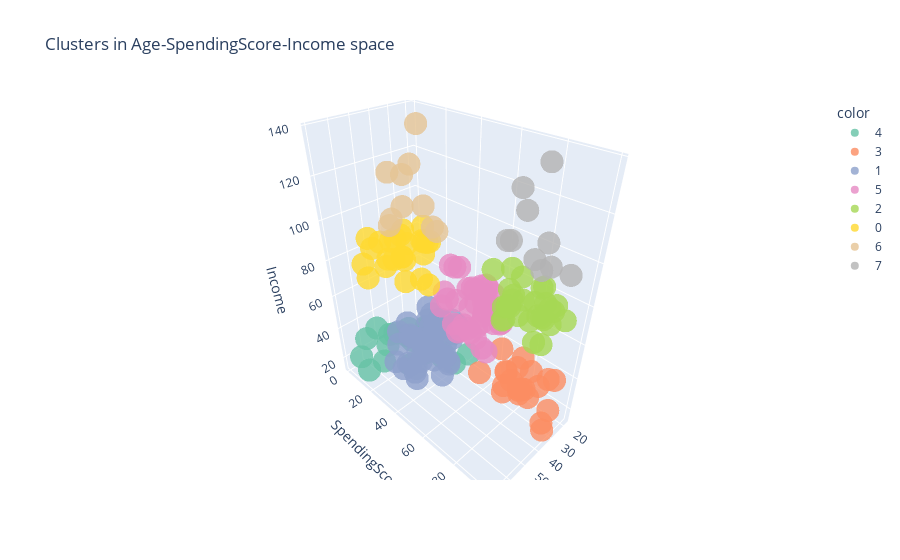

Notebook code cell kept with this figure:
### Markdown cell above
2d space limits us and we need to go into 3d space in order to get a grasp of our clusters:

### Code cell
import plotly.express as px

fig = px.scatter_3d(
    customer_df,
    x='Age', 
    y='SpendingScore', 
    z='Income', 
    color=kmean_clusters.astype(str),
    opacity=0.8,
    title='Clusters in Age-SpendingScore-Income space',
    color_discrete_sequence=px.colors.qualitative.Set2
)
fig.show()

### Figure 1 — Plotly figure (JSON) as saved in the notebook; plotly's stock layout.template omitted (floating-point values rounded to 4 significant figures)
{"data": [{"hovertemplate": "color=4<br>Age=%{x}<br>SpendingScore=%{y}<br>Income=%{z}<extra></extra>", "legendgroup": "4", "marker": {"color": "rgb(102,194,165)", "opacity": 0.8, "symbol": "circle"}, "mode": "markers", "name": "4", "scene": "scene", "showlegend": true, "type": "scatter3d", "x": [19, 20, 31, 35, 64, 67, 58, 37, 35, 52, 35, 46, 54, 45, 40, 60, 53, 49, 42, 36, 48, 49], "y": [39, 6, 40, 6, 3, 14, 15, 13, 35, 29, 35, 5, 14, 32, 31, 4, 4, 14, 17, 26, 36, 28], "z": [15, 16, 17, 18, 19, 19, 20, 20, 21, 23, 24, 25, 28, 28, 29, 30, 33, 33, 34, 37, 39, 39]}, {"hovertemplate": "color=3<br>Age=%{x}<br>SpendingScore=%{y}<br>Income=%{z}<extra></extra>", "legendgroup": "3", "marker": {"color": "rgb(252,141,98)", "opacity": 0.8, "symbol": "circle"}, "mode": "markers", "name": "3", "scene": "scene", "showlegend": true, "type": "scatter3d", "x": [21, 23, 22, 23, 30, 35, 24, 22, 20, 35, 25, 31, 29, 35, 23, 21, 18, 21, 30, 20, 24, 24], "y": [81, 77, 76, 94, 72, 99, 77, 79, 66, 98, 73, 73, 82, 61, 87, 73, 92, 81, 73, 75, 92, 65], "z": [15, 16, 17, 18, 19, 19, 20, 20, 21, 23, 24, 25, 28, 28, 29, 30, 33, 33, 34, 37, 38, 39]}, {"hovertemplate": "color=1<br>Age=%{x}<br>SpendingScore=%{y}<br>Income=%{z}<extra></extra>", "legendgroup": "1", "marker": {"color": "rgb(141,160,203)", "opacity": 0.8, "symbol": "circle"}, "mode": "markers", "name": "1", "scene": "scene", "showlegend": true, "type": "scatter3d", "x": [65, 50, 49, 59, 50, 47, 51, 69, 53, 70, 67, 54, 63, 43, 68, 70, 47, 60, 60, 59, 45, 49, 57, 67, 46, 48, 55, 50, 68, 48, 47, 48, 49, 67, 49, 66, 54, 68, 66, 65, 63, 49, 51, 50], "y": [35, 55, 52, 60, 45, 41, 50, 46, 46, 56, 52, 59, 51, 50, 48, 55, 42, 49, 56, 47, 53, 42, 51, 41, 44, 46, 58, 46, 55, 49, 47, 42, 48, 59, 56, 50, 46, 43, 48, 52, 43, 59, 43, 57], "z": [38, 40, 42, 43, 43, 43, 44, 44, 46, 46, 47, 47, 48, 48, 48, 49, 49, 50, 50, 54, 54, 54, 54, 54, 54, 54, 57, 58, 59, 60, 60, 61, 62, 62, 62, 63, 63, 63, 63, 63, 65, 65, 67, 67]}, {"hovertemplate": "color=5<br>Age=%{x}<br>SpendingScore=%{y}<br>Income=%{z}<extra></extra>", "legendgroup": "5", "marker": {"color": "rgb(231,138,195)", "opacity": 0.8, "symbol": "circle"}, "mode": "markers", "name": "5", "scene": "scene", "showlegend": true, "type": "scatter3d", "x": [31, 27, 29, 31, 33, 31, 27, 19, 18, 19, 32, 26, 40, 23, 38, 21, 22, 34, 18, 40, 32, 24, 27, 20, 23, 26, 21, 19, 38, 19, 18, 19, 27, 38, 40, 23, 25, 28], "y": [61, 47, 42, 42, 60, 54, 51, 55, 59, 59, 47, 54, 48, 52, 55, 57, 55, 60, 41, 40, 42, 52, 50, 49, 41, 55, 42, 54, 42, 46, 48, 50, 56, 40, 58, 29, 34, 40], "z": [39, 40, 40, 40, 42, 43, 46, 46, 48, 48, 48, 54, 54, 54, 54, 54, 57, 58, 59, 60, 60, 60, 60, 61, 62, 62, 62, 63, 64, 64, 65, 65, 67, 67, 69, 70, 72, 76]}, {"hovertemplate": "color=2<br>Age=%{x}<br>SpendingScore=%{y}<br>Income=%{z}<extra></extra>", "legendgroup": "2", "marker": {"color": "rgb(166,216,84)", "opacity": 0.8, "symbol": "circle"}, "mode": "markers", "name": "2", "scene": "scene", "showlegend": true, "type": "scatter3d", "x": [39, 31, 40, 38, 39, 31, 29, 32, 35, 32, 32, 28, 32, 34, 39, 38, 27, 30, 30, 29, 31, 36, 33, 32, 28, 36, 30, 27, 35], "y": [91, 77, 95, 75, 75, 71, 88, 73, 72, 93, 87, 97, 74, 90, 88, 76, 89, 78, 73, 83, 93, 75, 95, 63, 75, 92, 86, 69, 90], "z": [69, 70, 71, 71, 71, 72, 73, 73, 74, 75, 76, 77, 77, 78, 78, 78, 78, 78, 78, 79, 81, 85, 86, 87, 87, 87, 88, 88, 93]}, {"hovertemplate": "color=0<br>Age=%{x}<br>SpendingScore=%{y}<br>Income=%{z}<extra></extra>", "legendgroup": "0", "marker": {"color": "rgb(255,217,47)", "opacity": 0.8, "symbol": "circle"}, "mode": "markers", "name": "0", "scene": "scene", "showlegend": true, "type": "scatter3d", "x": [43, 59, 47, 20, 44, 19, 57, 25, 48, 34, 43, 44, 47, 37, 34, 56, 19, 50, 42, 36, 40, 36, 52, 58, 59], "y": [35, 11, 9, 5, 7, 10, 5, 12, 36, 22, 17, 20, 16, 1, 1, 35, 5, 26, 20, 27, 13, 10, 13, 15, 14], "z": [71, 71, 71, 73, 73, 74, 75, 77, 77, 78, 78, 78, 78, 78, 78, 79, 81, 85, 86, 87, 87, 87, 88, 88, 93]}, {"hovertemplate": "color=6<br>Age=%{x}<br>SpendingScore=%{y}<br>Income=%{z}<extra></extra>", "legendgroup": "6", "marker": {"color": "rgb(229,196,148)", "opacity": 0.8, "symbol": "circle"}, "mode": "markers", "name": "6", "scene": "scene", "showlegend": true, "type": "scatter3d", "x": [37, 46, 41, 54, 41, 34, 33, 47, 45, 32], "y": [32, 15, 39, 24, 17, 23, 8, 16, 28, 18], "z": [97, 98, 99, 101, 103, 103, 113, 120, 126, 137]}, {"hovertemplate": "color=7<br>Age=%{x}<br>SpendingScore=%{y}<br>Income=%{z}<extra></extra>", "legendgroup": "7", "marker": {"color": "rgb(179,179,179)", "opacity": 0.8, "symbol": "circle"}, "mode": "markers", "name": "7", "scene": "scene", "showlegend": true, "type": "scatter3d", "x": [32, 29, 30, 28, 36, 32, 38, 35, 32, 30], "y": [86, 88, 97, 68, 85, 69, 91, 79, 74, 83], "z": [97, 98, 99, 101, 103, 103, 113, 120, 126, 137]}], "layout": {"legend": {"title": {"text": "color"}, "tracegroupgap": 0}, "scene": {"domain": {"x": [0, 1], "y": [0, 1]}, "xaxis": {"title": {"text": "Age"}}, "yaxis": {"title": {"text": "SpendingScore"}}, "zaxis": {"title": {"text": "Income"}}}, "title": {"text": "Clusters in Age-SpendingScore-Income space"}}}
